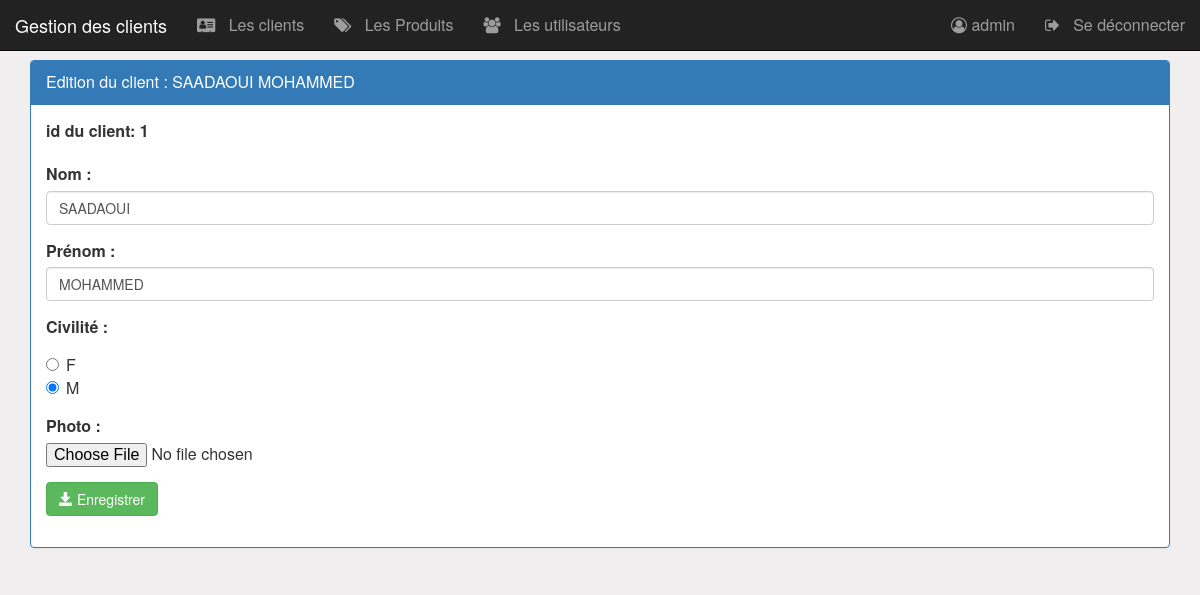
Page /pages/editerclient.php?idS=1 (signed in) on the committed database.
### tables this page shows
create table client(
    idclient int(4) auto_increment primary key,
    nom varchar(50),
    prenom varchar(50),
    civilite varchar(1),
    photo varchar(100),
    idproduit int(4)
);

### pages/editerclient.php (the view, shortened to what this page needs)
<?php
    require_once('connexiondb.php');
    $idS=isset($_GET['idS'])?$_GET['idS']:0;
    $requeteS="select * from client where idclient=$idS";
    $resultatS=$pdo->query($requeteS);
    $client=$resultatS->fetch();
    $nom=$client['nom'];
    $prenom=$client['prenom'];
    $civilite=strtoupper($client['civilite']);
?>
<HTML>
    <head>
        <link rel="stylesheet" type="text/css" href="../css/bootstrap.min.css">
        <link rel="stylesheet" type="text/css" href="../css/font-awesome.min.css">
        <link rel="stylesheet" type="text/css" href="../css/monstyle.css">
    </head>
    <body>
        <?php include("menu.php"); ?>
        <div class="container">
             <div class="panel panel-primary margetop60">
                <div class="panel-heading">Edition du client :<?php echo ' '.$nom . ' ' . $prenom; ?></div>
                <div class="panel-body">
                    <form method="post" action="updateclient.php" class="form"  enctype="multipart/form-data">
						<div class="form-group">
                             <label for="idS">id du client: <?php echo $idS ?></label>
                        </div>
                        <div class="form-group">
                             <label for="nom">Nom :</label>
                            <input type="text" name="nom" placeholder="Nom" class="form-control" value="<?php echo $nom ?>"/>
                        </div>
                        <div class="form-group">
                             <label for="prenom">Prénom :</label>
                            <input type="text" name="prenom" placeholder="Prénom" class="form-control"
                                   value="<?php echo $prenom ?>"/>
                        </div>
                        <div class="form-group">
                            <label for="civilite">Civilité :</label>
                            <div class="radio">
                                <label><input type="radio" name="civilite" value="F"
                                    <?php if($civilite==="F")echo "checked" ?> checked/> F </label><br>
                                <label><input type="radio" name="civilite" value="M"
                                    <?php if($civilite==="M")echo "checked" ?>/> M </label>
                            </div>
                        </div>
                        <div class="form-group">
                             <label for="photo">Photo :</label>
                            <input type="file" name="photo" />
                        </div>
				        <button type="submit" class="btn btn-success">
                            <span class="glyphicon glyphicon-save"></span>
                            Enregistrer
                        </button>
					</form>
                </div>
            </div>
        </div>
    </body>
</HTML>

### css/monstyle.css (style rules this page uses)
.margetop60 { margin-top: 60px; }
body { background-color: rgb(240, 238, 238); font-size: 16px; }

### rows in the picture
client: nom "SAADAOUI", prenom "MOHAMMED", civilite "☐ F", civilite "☑ M"

### other values in the picture
$_SESSION['user']['login'] "admin"
$idS "1"
